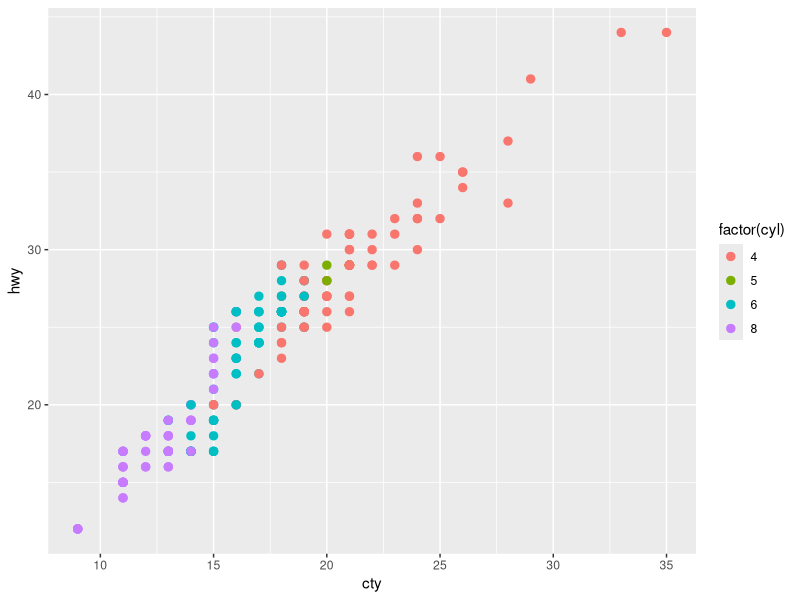
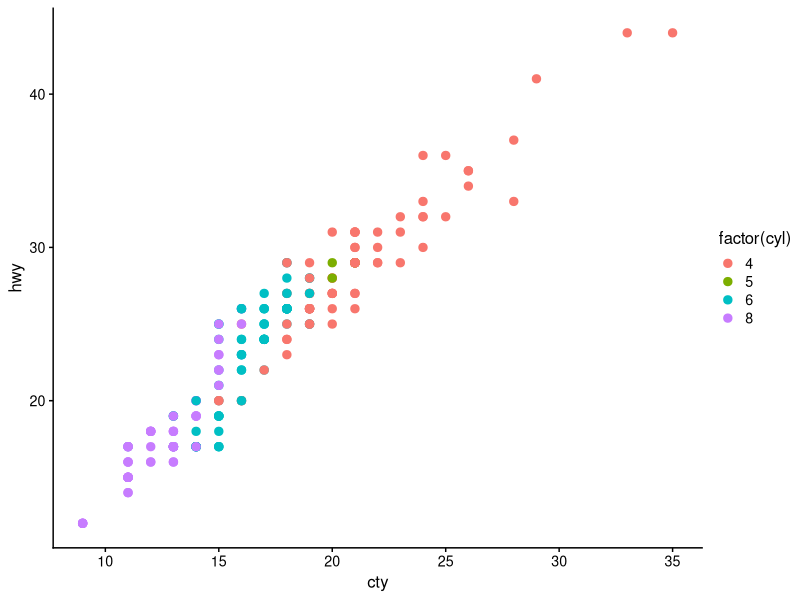
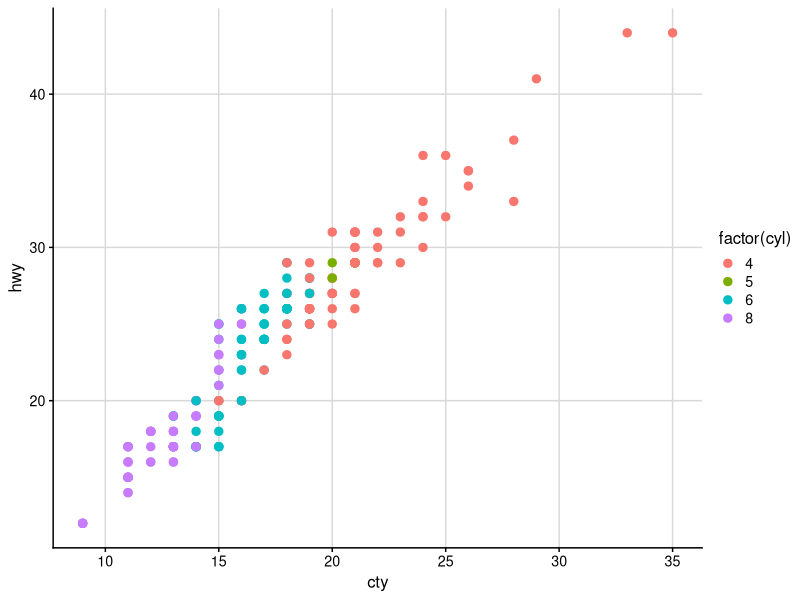
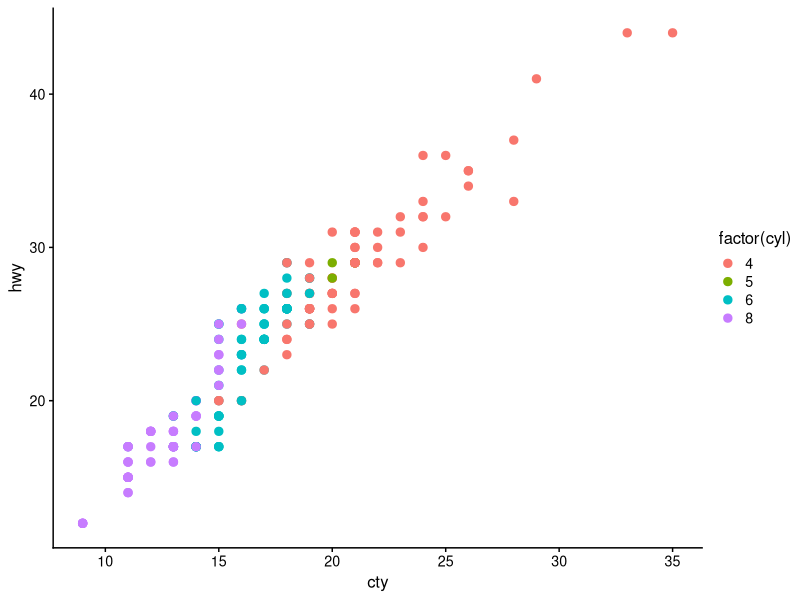
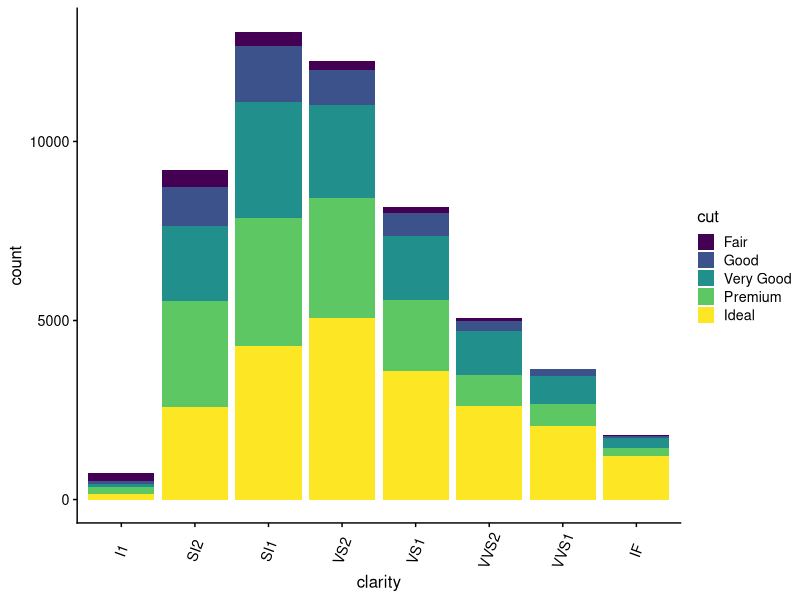
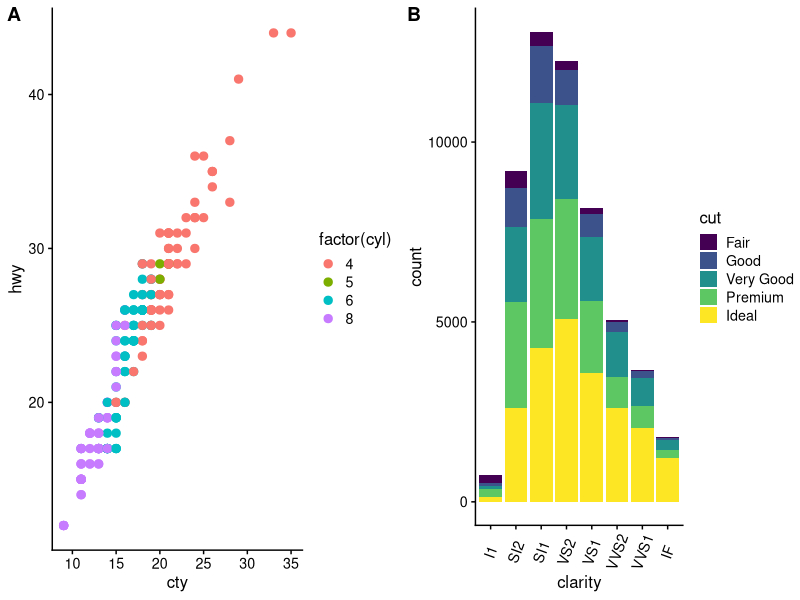
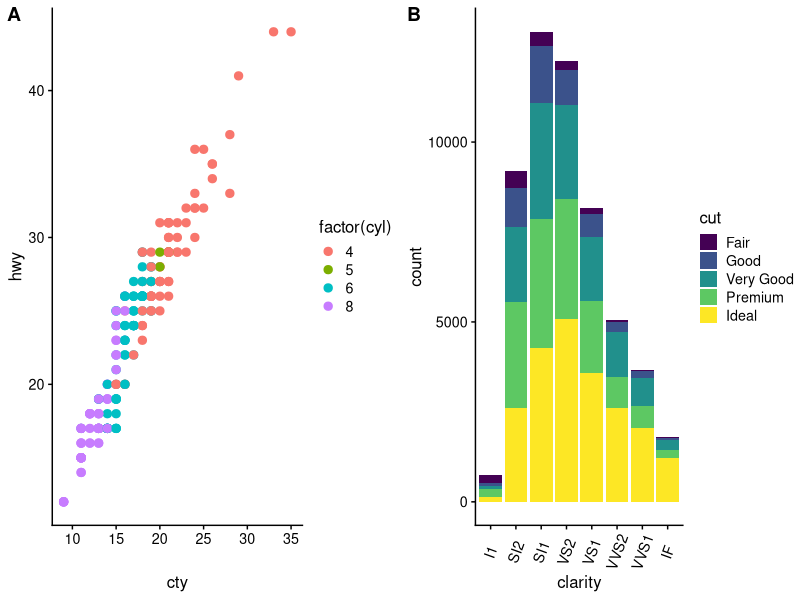
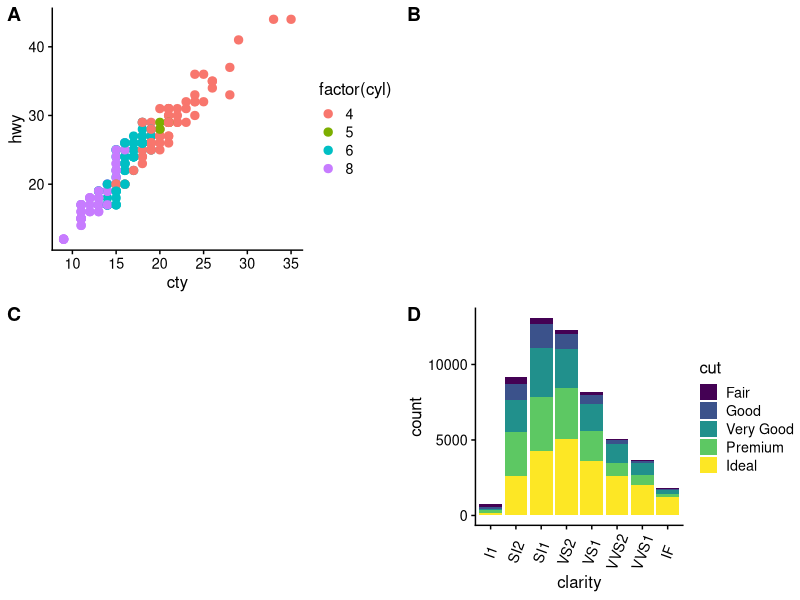

Here is the R script that generated these plots, in order:
## ---- chunk 1
library(ggplot2)
ggplot(mpg, aes(x = cty, y = hwy, colour = factor(cyl))) + 
   geom_point(size = 2.5)
## ---- chunk 2
library(cowplot)
theme_set(theme_cowplot(font_size = 12)) # default fontsize doesn't work well for online viewing
ggplot(mpg, aes(x = cty, y = hwy, colour = factor(cyl))) + 
   geom_point(size = 2.5)
## ---- chunk 3
theme_set(theme_cowplot()) # switch to default font size for figure generation
plot.mpg <- ggplot(mpg, aes(x = cty, y = hwy, colour = factor(cyl))) + 
  geom_point(size=2.5)
# use save_plot() instead of ggsave() when using cowplot
save_plot("mpg.png", plot.mpg,
          base_aspect_ratio = 1.3 # make room for figure legend
)
theme_set(theme_cowplot(font_size=12)) # switch back for online figures
## ---- chunk 4
knitr::include_graphics("mpg.png")
## ---- chunk 5
plot.mpg + background_grid(major = "xy", minor = "none")
## ---- chunk 6
plot.mpg <- ggplot(mpg, aes(x = cty, y = hwy, colour = factor(cyl))) + 
  geom_point(size=2.5)
plot.mpg
plot.diamonds <- ggplot(diamonds, aes(clarity, fill = cut)) + geom_bar() +
  theme(axis.text.x = element_text(angle=70, vjust=0.5))
plot.diamonds
## ---- chunk 7
plot_grid(plot.mpg, plot.diamonds, labels = c("A", "B"))
## ---- chunk 8
plot_grid(plot.mpg, plot.diamonds, labels = c("A", "B"), align = "h")
## ---- chunk 9
plot_grid(plot.mpg, NULL, NULL, plot.diamonds, labels = c("A", "B", "C", "D"), ncol = 2)
## ---- chunk 10
plot_grid(plot.mpg, plot.diamonds, labels = c("A", "B"), nrow = 2, align = "v")
## ---- chunk 11
theme_set(theme_cowplot()) # switch to default font size for figure generation
plot2by2 <- plot_grid(plot.mpg, NULL, NULL, plot.diamonds,
                      labels=c("A", "B", "C", "D"), ncol = 2)
save_plot("plot2by2.png", plot2by2,
          ncol = 2, # we're saving a grid plot of 2 columns
          nrow = 2, # and 2 rows
          # each individual subplot should have an aspect ratio of 1.3
          base_aspect_ratio = 1.3
          )
theme_set(theme_cowplot(font_size=12)) # switch back for online figures
## ---- chunk 12
knitr::include_graphics("plot2by2.png")
## ---- chunk 13
ggdraw(plot.mpg) + 
  draw_plot_label("A", size = 14) + 
  draw_label("DRAFT!", angle = 45, size = 80, alpha = .2)
## ---- chunk 14
t <- (0:1000)/1000
spiral <- data.frame(x = .45+.55*t*cos(t*15), y = .55-.55*t*sin(t*15), t)
ggdraw(plot.mpg) + 
  geom_path(data = spiral, aes(x = x, y = y, colour = t), size = 6, alpha = .4)
## ---- chunk 15
boxes <- data.frame(
  x = sample((0:33)/40, 40, replace = TRUE),
  y = sample((0:33)/40, 40, replace = TRUE)
)
# plot on top of annotations
ggdraw() + 
  geom_rect(data = boxes, aes(xmin = x, xmax = x + .15, ymin = y, ymax = y + .15),
            colour = "gray60", fill = "gray80") +
  draw_plot(plot.mpg) +
  draw_label("Plot is on top of the grey boxes", x = 1, y = 1,
            vjust = 1, hjust = 1, size = 10, fontface = 'bold')
# plot below annotations
ggdraw(plot.mpg) + 
  geom_rect(data = boxes, aes(xmin = x, xmax = x + .15, ymin = y, ymax = y + .15),
            colour = "gray60", fill = "gray80") + 
  draw_label("Plot is underneath the grey boxes", x = 1, y = 1,
            vjust = 1, hjust = 1, size = 10, fontface = 'bold')
## ---- chunk 16
# plot.mpg and plot.diamonds were defined earlier
library(viridis)
ggdraw() +
  draw_plot(plot.diamonds + theme(legend.justification = "bottom"), 0, 0, 1, 1) +
  draw_plot(plot.mpg + scale_color_viridis(discrete = TRUE) + 
              theme(legend.justification = "top"), 0.5, 0.52, 0.5, 0.4) +
  draw_plot_label(c("A", "B"), c(0, 0.5), c(1, 0.92), size = 15)
## ---- chunk 17
p <- ggplot(iris, aes(x=Sepal.Length, fill=Species)) + geom_density(alpha = 0.7)
ggdraw() +
  draw_image("http://jeroen.github.io/images/tiger.svg") +
  draw_plot(p)
## ---- chunk 18
p <- ggplot(iris, aes(x = Sepal.Length, fill = Species)) + geom_density(alpha = 0.7)
p2 <- ggdraw() + draw_image("http://jeroen.github.io/images/tiger.svg", scale = 0.9)
plot_grid(p, p2, labels = "AUTO")
